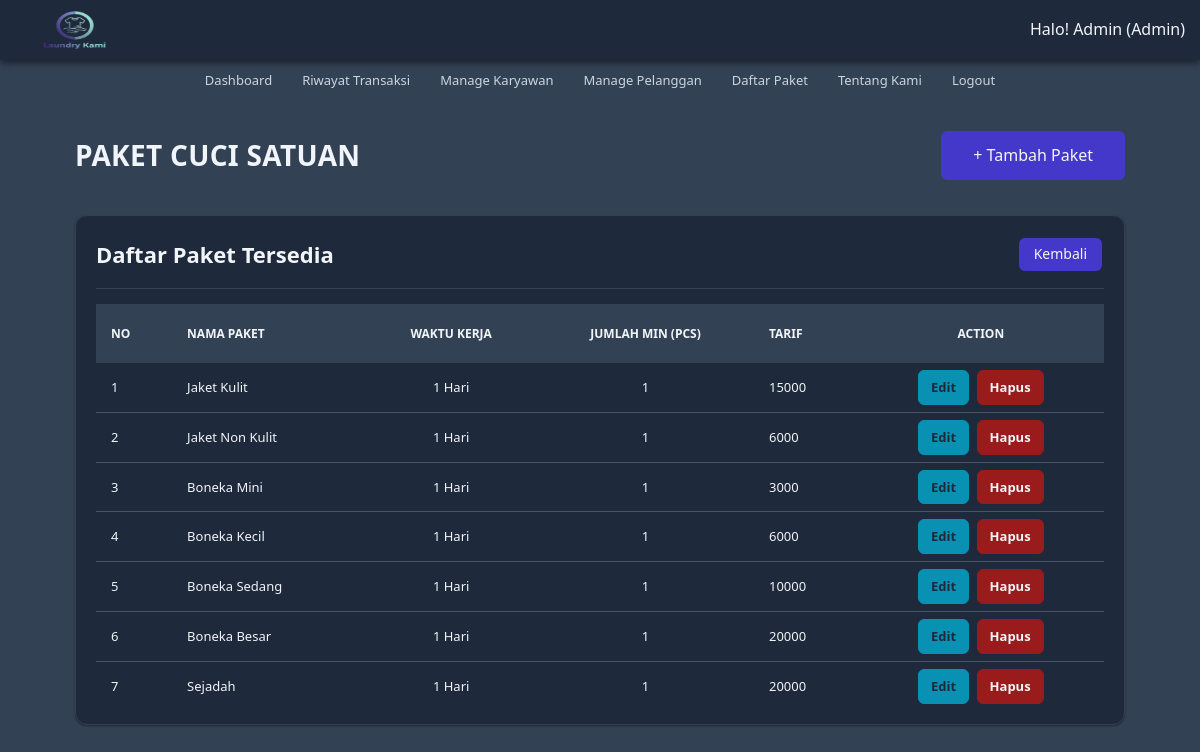
Page /paket/pkt_cs/pkt_cs.php (signed in) on the committed database.
### tables this page shows
CREATE TABLE `tb_cuci_satuan` (
  `id_cs` int(11) NOT NULL AUTO_INCREMENT,
  `nama_cs` varchar(100) NOT NULL,
  `waktu_kerja_cs` varchar(20) NOT NULL,
  `kuantitas_cs` int(11) NOT NULL,
  `tarif_cs` int(11) NOT NULL,
  `keterangan_cs` text NOT NULL,
  PRIMARY KEY (`id_cs`)
);

### src/_functions.php (called while the page is built, shortened)
<?php
$host = "db";
$user = "user_db";
$pass = "password_db";
$db = "laundry_app";
$koneksi = mysqli_connect($host, $user, $pass, $db);
function url($path = '')
{
    $protocol = (!empty($_SERVER['HTTPS']) && $_SERVER['HTTPS'] !== 'off') ? "https" : "http";
    $host = $_SERVER['HTTP_HOST'];
    $base_url = $protocol . '://' . $host . '/';
    return $base_url . ltrim($path, '/');
}
function query($query)
{
    global $koneksi;
    $result = mysqli_query($koneksi, $query);
    $rows = [];
    while ($row = mysqli_fetch_assoc($result)) {
        $rows[] = $row;
    }
    return $rows;
}

### src/paket/pkt_cs/pkt_cs.php (the view)
<?php
require_once('../../_header.php');
$data_cs = query('SELECT * FROM tb_cuci_satuan');
?>
<div id="pkt_cs" class="main-content">
	<div class="container">
		<div class="baris">
			<div class="selamat-datang">
				<div class="col-header">
					<h2 class="judul-md">Paket Cuci Satuan</h2>
				</div>
				<div class="col-header txt-right">
					<a href="<?= url('paket/pkt_cs/tambah.php') ?>" class="btn-lg bg-primary" style="color: whitesmoke;">+ Tambah Paket</a>
				</div>
			</div>
		</div>
		<div class="baris">
			<div class="col">
				<div class="card">
					<div class="card-title card-flex">
						<div class="card-col">
							<h2>Daftar Paket Tersedia</h2>
						</div>
						<div class="card-col txt-right">
							<a href="<?= url('paket/paket.php') ?>" class="btn-xs bg-primary" style="color: whitesmoke;">Kembali</a>
						</div>
					</div>
					<div class="card-body">
						<div class="tabel-kontainer">
							<table class="tabel-transaksi">
								<thead>
									<tr>
										<th class="sticky">No</th>
										<th class="sticky">Nama Paket</th>
										<th class="sticky" style="text-align: center;">Waktu Kerja</th>
										<th class="sticky" style="text-align: center;">Jumlah Min (Pcs)</th>
										<th class="sticky">Tarif</th>
										<th class="sticky" style="text-align: center;">Action</th>
									</tr>
								</thead>
								<tbody>
									<?php $no = 1; ?>
									<?php foreach ($data_cs as $cs) : ?>
										<tr>
											<td><?= $no ?></td>
											<td><?= $cs['nama_cs'] ?></td>
											<td align="center"><?= $cs['waktu_kerja_cs'] ?></td>
											<td align="center"><?= $cs['kuantitas_cs'] ?></td>
											<td><?= $cs['tarif_cs'] ?></td>
											<td align="center">
												<a href="<?= url('paket/pkt_cs/edit.php') ?>?id_cs=<?= $cs['id_cs'] ?>" class="btn btn-edit">Edit</a>
												<a href="<?= url('paket/pkt_cs/hapus.php') ?>?id_cs=<?= $cs['id_cs'] ?>" onclick="return confirm('Yakin akan menghapus?');" class="btn btn-hapus">Hapus</a>
											</td>
										</tr>
										<?php $no++ ?>
									<?php endforeach; ?>
								</tbody>
							</table>
						</div>
					</div>
				</div>
			</div>
		</div>
	</div>
</div>

### rows in the picture
tb_cuci_satuan: nama_cs "Jaket Kulit", waktu_kerja_cs "1 Hari", kuantitas_cs "1", tarif_cs "15000"
tb_cuci_satuan: nama_cs "Jaket Non Kulit", waktu_kerja_cs "1 Hari", kuantitas_cs "1", tarif_cs "6000"
tb_cuci_satuan: nama_cs "Boneka Mini", waktu_kerja_cs "1 Hari", kuantitas_cs "1", tarif_cs "3000"
tb_cuci_satuan: nama_cs "Boneka Kecil", waktu_kerja_cs "1 Hari", kuantitas_cs "1", tarif_cs "6000"
tb_cuci_satuan: nama_cs "Boneka Sedang", waktu_kerja_cs "1 Hari", kuantitas_cs "1", tarif_cs "10000"
tb_cuci_satuan: nama_cs "Boneka Besar", waktu_kerja_cs "1 Hari", kuantitas_cs "1", tarif_cs "20000"
tb_cuci_satuan: nama_cs "Sejadah", waktu_kerja_cs "1 Hari", kuantitas_cs "1", tarif_cs "20000"

### other values in the picture
$user['nama'] "Admin"
$user['role'] "Admin"
